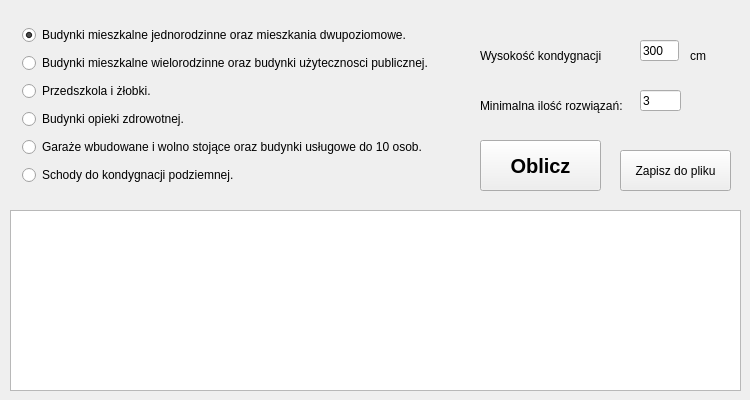
<?xml version="1.0" encoding="UTF-8"?>
<ui version="4.0">
 <class>oblsch</class>
 <widget class="QWidget" name="oblsch">
  <property name="enabled">
   <bool>true</bool>
  </property>
  <property name="geometry">
   <rect>
    <x>0</x>
    <y>0</y>
    <width>750</width>
    <height>400</height>
   </rect>
  </property>
  <property name="sizePolicy">
   <sizepolicy hsizetype="Fixed" vsizetype="Fixed">
    <horstretch>0</horstretch>
    <verstretch>0</verstretch>
   </sizepolicy>
  </property>
  <property name="minimumSize">
   <size>
    <width>750</width>
    <height>400</height>
   </size>
  </property>
  <property name="maximumSize">
   <size>
    <width>750</width>
    <height>400</height>
   </size>
  </property>
  <property name="windowTitle">
   <string notr="true">Obliczenia wysokości schodów</string>
  </property>
  <widget class="QTextBrowser" name="textBrowser">
   <property name="geometry">
    <rect>
     <x>10</x>
     <y>210</y>
     <width>731</width>
     <height>181</height>
    </rect>
   </property>
   <property name="cursor" stdset="0">
    <cursorShape>IBeamCursor</cursorShape>
   </property>
   <property name="mouseTracking">
    <bool>true</bool>
   </property>
   <property name="focusPolicy">
    <enum>Qt::StrongFocus</enum>
   </property>
   <property name="contextMenuPolicy">
    <enum>Qt::DefaultContextMenu</enum>
   </property>
   <property name="acceptDrops">
    <bool>true</bool>
   </property>
   <property name="toolTip">
    <string/>
   </property>
   <property name="inputMethodHints">
    <set>Qt::ImhMultiLine</set>
   </property>
   <property name="tabChangesFocus">
    <bool>false</bool>
   </property>
   <property name="undoRedoEnabled">
    <bool>false</bool>
   </property>
   <property name="html">
    <string>&lt;!DOCTYPE HTML PUBLIC &quot;-//W3C//DTD HTML 4.0//EN&quot; &quot;http://www.w3.org/TR/REC-html40/strict.dtd&quot;&gt;
&lt;html&gt;&lt;head&gt;&lt;meta name=&quot;qrichtext&quot; content=&quot;1&quot; /&gt;&lt;style type=&quot;text/css&quot;&gt;
p, li { white-space: pre-wrap; }
&lt;/style&gt;&lt;/head&gt;&lt;body style=&quot; font-family:'MS Shell Dlg 2'; font-size:7.8pt; font-weight:400; font-style:normal;&quot;&gt;
&lt;p style=&quot; margin-top:0px; margin-bottom:0px; margin-left:0px; margin-right:0px; -qt-block-indent:0; text-indent:0px;&quot;&gt;&lt;span style=&quot; font-size:8.25pt;&quot;&gt; &lt;/span&gt;&lt;/p&gt;
&lt;p style=&quot;-qt-paragraph-type:empty; margin-top:0px; margin-bottom:0px; margin-left:0px; margin-right:0px; -qt-block-indent:0; text-indent:0px; font-size:8.25pt;&quot;&gt;&lt;br /&gt;&lt;/p&gt;
&lt;p style=&quot;-qt-paragraph-type:empty; margin-top:0px; margin-bottom:0px; margin-left:0px; margin-right:0px; -qt-block-indent:0; text-indent:0px; font-size:8.25pt;&quot;&gt;&lt;br /&gt;&lt;/p&gt;&lt;/body&gt;&lt;/html&gt;</string>
   </property>
   <property name="overwriteMode">
    <bool>false</bool>
   </property>
  </widget>
  <widget class="QPushButton" name="pushButton">
   <property name="geometry">
    <rect>
     <x>620</x>
     <y>150</y>
     <width>111</width>
     <height>41</height>
    </rect>
   </property>
   <property name="sizePolicy">
    <sizepolicy hsizetype="Maximum" vsizetype="Maximum">
     <horstretch>0</horstretch>
     <verstretch>0</verstretch>
    </sizepolicy>
   </property>
   <property name="text">
    <string>Zapisz do pliku</string>
   </property>
  </widget>
  <widget class="QPushButton" name="pushButton_2">
   <property name="geometry">
    <rect>
     <x>480</x>
     <y>140</y>
     <width>121</width>
     <height>51</height>
    </rect>
   </property>
   <property name="font">
    <font>
     <pointsize>15</pointsize>
     <weight>75</weight>
     <italic>false</italic>
     <bold>true</bold>
    </font>
   </property>
   <property name="text">
    <string>Oblicz</string>
   </property>
   <property name="autoExclusive">
    <bool>false</bool>
   </property>
   <property name="autoDefault">
    <bool>false</bool>
   </property>
   <property name="default">
    <bool>false</bool>
   </property>
   <property name="flat">
    <bool>false</bool>
   </property>
  </widget>
  <widget class="QWidget" name="layoutWidget">
   <property name="geometry">
    <rect>
     <x>11</x>
     <y>12</y>
     <width>438</width>
     <height>191</height>
    </rect>
   </property>
   <layout class="QVBoxLayout" name="verticalLayout">
    <item>
     <widget class="QRadioButton" name="radio1">
      <property name="enabled">
       <bool>true</bool>
      </property>
      <property name="cursor">
       <cursorShape>ArrowCursor</cursorShape>
      </property>
      <property name="acceptDrops">
       <bool>false</bool>
      </property>
      <property name="whatsThis">
       <string/>
      </property>
      <property name="autoFillBackground">
       <bool>false</bool>
      </property>
      <property name="text">
       <string>Budynki mieszkalne jednorodzinne oraz mieszkania dwupoziomowe.</string>
      </property>
      <property name="checkable">
       <bool>true</bool>
      </property>
      <property name="checked">
       <bool>true</bool>
      </property>
      <property name="autoRepeat">
       <bool>false</bool>
      </property>
      <property name="autoExclusive">
       <bool>true</bool>
      </property>
     </widget>
    </item>
    <item>
     <widget class="QRadioButton" name="radio2">
      <property name="text">
       <string>Budynki mieszkalne wielorodzinne oraz budynki użytecznosci publicznej.</string>
      </property>
     </widget>
    </item>
    <item>
     <widget class="QRadioButton" name="radio3">
      <property name="text">
       <string>Przedszkola i żłobki.</string>
      </property>
     </widget>
    </item>
    <item>
     <widget class="QRadioButton" name="radio4">
      <property name="text">
       <string>Budynki opieki zdrowotnej.</string>
      </property>
     </widget>
    </item>
    <item>
     <widget class="QRadioButton" name="radio5">
      <property name="text">
       <string>Garaże wbudowane i wolno stojące oraz budynki usługowe do 10 osob.</string>
      </property>
     </widget>
    </item>
    <item>
     <widget class="QRadioButton" name="radio6">
      <property name="text">
       <string>Schody do kondygnacji podziemnej.</string>
      </property>
     </widget>
    </item>
   </layout>
  </widget>
  <widget class="QLabel" name="label">
   <property name="geometry">
    <rect>
     <x>480</x>
     <y>40</y>
     <width>121</width>
     <height>31</height>
    </rect>
   </property>
   <property name="text">
    <string>Wysokość kondygnacji:</string>
   </property>
  </widget>
  <widget class="QLabel" name="label_2">
   <property name="geometry">
    <rect>
     <x>690</x>
     <y>40</y>
     <width>41</width>
     <height>31</height>
    </rect>
   </property>
   <property name="text">
    <string>cm</string>
   </property>
  </widget>
  <widget class="QLabel" name="label_3">
   <property name="geometry">
    <rect>
     <x>480</x>
     <y>80</y>
     <width>151</width>
     <height>51</height>
    </rect>
   </property>
   <property name="text">
    <string>Minimalna ilość rozwiązań: </string>
   </property>
  </widget>
  <widget class="QLineEdit" name="textEdit_1">
   <property name="geometry">
    <rect>
     <x>640</x>
     <y>40</y>
     <width>39</width>
     <height>21</height>
    </rect>
   </property>
   <property name="text">
    <string>300</string>
   </property>
  </widget>
  <widget class="QLineEdit" name="textEdit_2">
   <property name="geometry">
    <rect>
     <x>640</x>
     <y>90</y>
     <width>41</width>
     <height>21</height>
    </rect>
   </property>
   <property name="text">
    <string>3</string>
   </property>
  </widget>
  <zorder>layoutWidget</zorder>
  <zorder>textBrowser</zorder>
  <zorder>pushButton</zorder>
  <zorder>pushButton_2</zorder>
  <zorder>label</zorder>
  <zorder>label_2</zorder>
  <zorder>label_3</zorder>
  <zorder>textEdit_1</zorder>
  <zorder>textEdit_2</zorder>
 </widget>
 <layoutdefault spacing="6" margin="11"/>
 <resources/>
 <connections/>
</ui>
